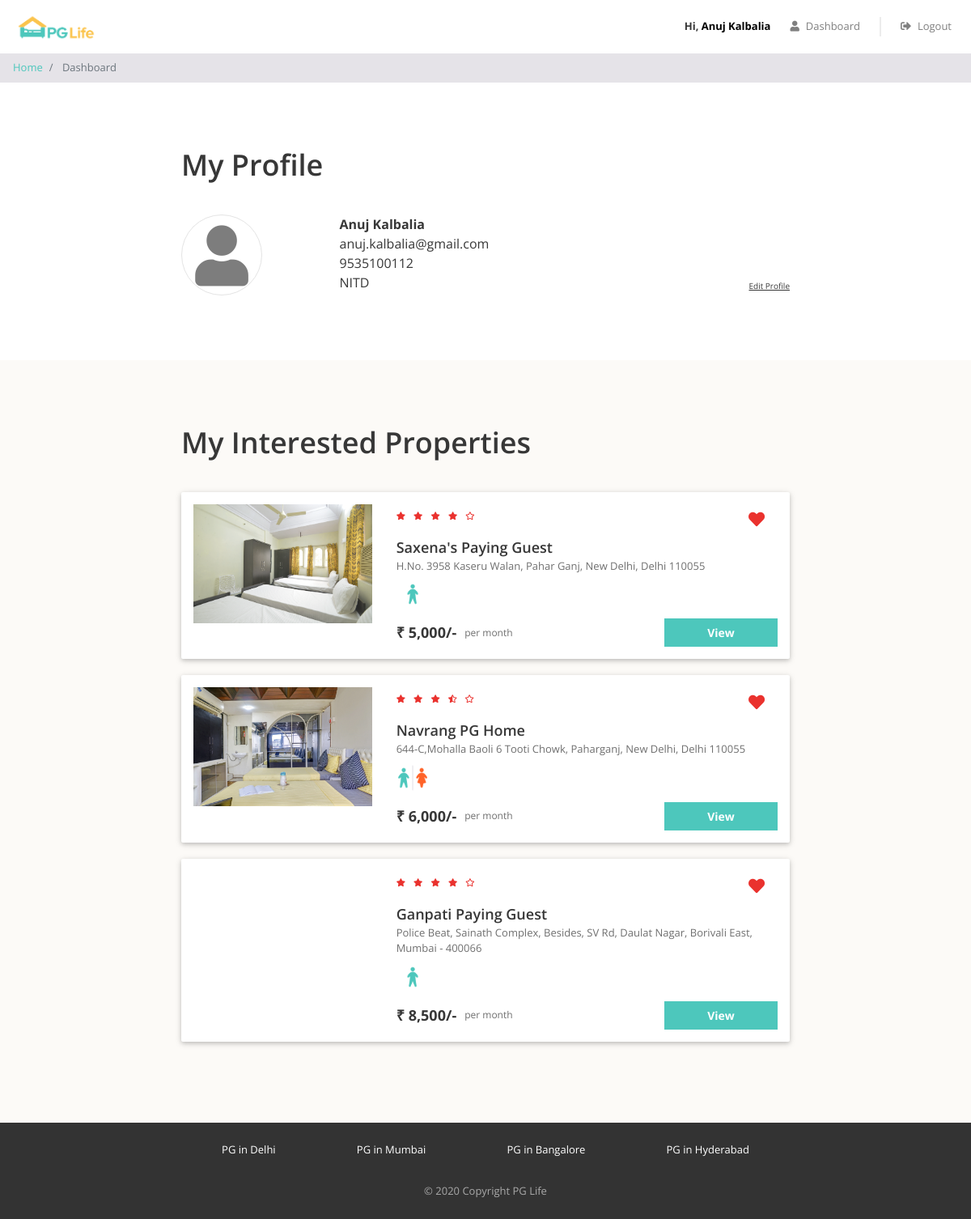
/dashboard.php (signed in), run on the app's committed database.
### tables this page shows
CREATE TABLE users (
    id INT NOT NULL AUTO_INCREMENT,
    email VARCHAR(100) NOT NULL,
    password VARCHAR(100) NOT NULL,
    full_name VARCHAR(100) NOT NULL,
    phone VARCHAR(20) NOT NULL,
    gender ENUM('male', 'female') NOT NULL,
    college_name VARCHAR(100) NOT NULL,
    PRIMARY KEY(id)
);

CREATE TABLE interested_users_properties (
    id INT NOT NULL AUTO_INCREMENT,
    user_id INT NOT NULL,
    property_id INT NOT NULL,
    PRIMARY KEY (id),
    FOREIGN KEY (user_id) REFERENCES users(id),
    FOREIGN KEY (property_id) REFERENCES properties(id)
);

CREATE TABLE properties(
    id INT NOT NULL AUTO_INCREMENT,
    city_id INT NOT NULL,
    name VARCHAR(100) NOT NULL,
    address VARCHAR(255) NOT NULL,
    description LONGTEXT NOT NULL,
    gender ENUM('male', 'female','unisex') NOT NULL,
    rent INT NOT NULL,
    rating_clean FLOAT(2,1) NOT NULL,
    rating_food FLOAT(2,1) NOT NULL,
    rating_safety FLOAT(2,1) NOT NULL,
    PRIMARY KEY(id),
    FOREIGN KEY (city_id) REFERENCES cities(id)
);

### dashboard.php (the view, shortened to what this page needs)
<?php
require "includes/database_connect.php";
$user_id = $_SESSION['user_id'];
$sql_1 = "SELECT * FROM users WHERE id = $user_id";
$result_1 = mysqli_query($conn, $sql_1);
$user = mysqli_fetch_assoc($result_1);
$sql_2 = "SELECT *
            FROM interested_users_properties iup
            INNER JOIN properties p ON iup.property_id = p.id
            WHERE iup.user_id = $user_id";
$result_2 = mysqli_query($conn, $sql_2);
$interested_properties = mysqli_fetch_all($result_2, MYSQLI_ASSOC);
?>
<!DOCTYPE html>
<html lang="en">
<head>
    <?php
    include "includes/head_links.php";
    ?>
    <link href="css/dashboard.css" rel="stylesheet" />
</head>
<body>
    <?php
    include "includes/header.php";
    ?>
    <nav aria-label="breadcrumb">
        <ol class="breadcrumb py-2">
            <li class="breadcrumb-item">
                <a href="index.php">Home</a>
            </li>
            <li class="breadcrumb-item active" aria-current="page">
                Dashboard
            </li>
        </ol>
    </nav>
    <div class="my-profile page-container">
        <h1>My Profile</h1>
        <div class="row">
            <div class="col-md-3 profile-img-container">
                <i class="fas fa-user profile-img"></i>
            </div>
            <div class="col-md-9">
                <div class="row no-gutters justify-content-between align-items-end">
                    <div class="profile">
                        <div class="name"><?= $user['full_name'] ?></div>
                        <div class="email"><?= $user['email'] ?></div>
                        <div class="phone"><?= $user['phone'] ?></div>
                        <div class="college"><?= $user['college_name'] ?></div>
                    </div>
                    <div class="edit">
                        <div class="edit-profile">Edit Profile</div>
                    </div>
                </div>
            </div>
        </div>
    </div>
    <?php
    if (count($interested_properties) > 0) {
    ?>
        <div class="my-interested-properties">
            <div class="page-container">
                <h1>My Interested Properties</h1>
                <?php
                foreach ($interested_properties as $property) {
                    $property_images = glob("img/properties/" . $property['id'] . "/*");
                ?>
                    <div class="property-card property-id-<?= $property['id'] ?> row">
                        <div class="image-container col-md-4">
                            <img src="<?= $property_images[0] ?>" />
                        </div>
                        <div class="content-container col-md-8">
                            <div class="row no-gutters justify-content-between">
                                <?php
                                $total_rating = ($property['rating_clean'] + $property['rating_food'] + $property['rating_safety']) / 3;
                                $total_rating = round($total_rating, 1);
                                ?>
                                <div class="star-container" title="<?= $total_rating ?>">
                                    <?php
                                    $rating = $total_rating;
                                    for ($i = 0; $i < 5; $i++) {
                                        if ($rating >= $i + 0.8) {
                                    ?>
                                            <i class="fas fa-star"></i>
                                        <?php
                                        } elseif ($rating >= $i + 0.3) {
                                        ?>
                                            <i class="fas fa-star-half-alt"></i>
                                        <?php
                                        } else {
                                        ?>
                                            <i class="far fa-star"></i>
                                    <?php
                                        }
                                    }
                                    ?>
                                </div>
                                <div class="interested-container">
                                    <i class="is-interested-image fas fa-heart" property_id="<?= $property['id'] ?>"></i>
                                </div>
                            </div>
                            <div class="detail-container">
                                <div class="property-name"><?= $property['name'] ?></div>
                                <div class="property-address"><?= $property['address'] ?></div>
                                <div class="property-gender">
                                    <?php
                                    if ($property['gender'] == "male") {
                                    ?>
                                        <img src="img/male.png">
                                    <?php
                                    } elseif ($property['gender'] == "female") {
                                    ?>
                                        <img src="img/female.png">
                                    <?php
                                    } else {
                                    ?>
                                        <img src="img/unisex.png">
                                    <?php
                                    }
                                    ?>
                                </div>
                            </div>
                            <div class="row no-gutters">
                                <div class="rent-container col-6">
                                    <div class="rent">₹ <?= number_format($property['rent']) ?>/-</div>
                                    <div class="rent-unit">per month</div>
                                </div>
                                <div class="button-container col-6">
                                    <a href="property_detail.php?property_id=<?= $property['id'] ?>" class="btn btn-primary">View</a>
                                </div>
                            </div>
                        </div>
                    </div>
                <?php
                }
                ?>
            </div>
        </div>
    <?php
    }
    ?>
    <?php
    include "includes/footer.php";
    ?>
</body>
</html>

### includes/head_links.php (shortened to what this page needs)
<link href="css/bootstrap.min.css" rel="stylesheet" />
<link href="https://use.fontawesome.com/releases/v5.11.2/css/all.css" rel="stylesheet" />
<link href="css/common.css" rel="stylesheet" />

### includes/header.php (shortened to what this page needs)
<div class="header sticky-top">
    <nav class="navbar navbar-expand-md navbar-light">
        <a class="navbar-brand" href="index.php">
            <img src="img/logo.png" />
        </a>
        <div class="collapse navbar-collapse justify-content-end" id="my-navbar">
            <ul class="navbar-nav">
                <?php
                if (!isset($_SESSION["user_id"])) {
                ?>
                    <li class="nav-item">
                        <a class="nav-link" href="#" data-toggle="modal" data-target="#signup-modal">
                            <i class="fas fa-user"></i>Signup
                        </a>
                    </li>
                    <div class="nav-vl"></div>
                    <li class="nav-item">
                        <a class="nav-link" href="#" data-toggle="modal" data-target="#login-modal">
                            <i class="fas fa-sign-in-alt"></i>Login
                        </a>
                    </li>
                <?php
                } else {
                ?>
                    <div class='nav-name'>
                        Hi, <a href="./index.php" style = "text-decoration: none ; color: black;"><?php echo $_SESSION["full_name"] ?></a>
                    </div>
                    <li class="nav-item">
                        <a class="nav-link" href="dashboard.php">
                            <i class="fas fa-user"></i>Dashboard
                        </a>
                    </li>
                    <div class="nav-vl"></div>
                    <li class="nav-item">
                        <a class="nav-link" href="logout.php">
                            <i class="fas fa-sign-out-alt"></i>Logout
                        </a>
                    </li>
                <?php
                }
                ?>
            </ul>
        </div>
    </nav>
</div>

### includes/footer.php (shortened to what this page needs)
<div class="footer">
    <div class="page-container footer-container">
        <div class="footer-cities">
            <div class="footer-city">
                <a href="property_list.php?city=Delhi">PG in Delhi</a>
            </div>
            <div class="footer-city">
                <a href="property_list.php?city=Mumbai">PG in Mumbai</a>
            </div>
            <div class="footer-city">
                <a href="property_list.php?city=Bengaluru">PG in Bangalore</a>
            </div>
            <div class="footer-city">
                <a href="property_list.php?city=Hyderabad">PG in Hyderabad</a>
            </div>
        </div>
        <div class="footer-copyright">© 2020 Copyright PG Life </div>
    </div>
</div>

### css/common.css (style rules this page uses)
* { box-sizing: border-box; font-family: 'Open Sans', sans-serif; }
body { color: #373737; font-size: 16px; position: relative; }
h1, h2, h3, h4, h5, h6 { font-weight: 600; }
h1 { font-size: 36px; margin-bottom: 40px; }
.btn-primary, .btn-warning, .btn-danger { color: white; font-weight: bold; }
.breadcrumb { background-color: #e5e3e8; font-size: 13px; border-radius: 0px; margin-bottom: 0px; }
.page-container { max-width: 800px; padding: 80px 24px; margin: auto; }
.header { background-color: white; font-size: 13px; }
.header .navbar .navbar-brand img { height: 40px; }
.header .navbar .nav-item i { margin-right: 8px; }
.header .nav-vl { border-left: 2px solid #d6d6d678; height: 24px; margin: auto 16px; display: block; }
.header .nav-name { font-weight: bold; margin: auto 16px; }
.footer { background-color: #333333; font-size: 13px; }
.footer-container { padding: 24px; }
.footer-cities { display: flex; flex-wrap: wrap; justify-content: space-around; }
.footer-city { margin-bottom: 8px; text-align: center; }
.footer-city a { color: #ffffff; }
.footer-copyright { color: #a9a9a9; text-align: center; padding-top: 24px; }

### css/dashboard.css (style rules this page uses)
.profile-img { color: #7d7d7d; font-size: 75px; text-align: center; border: 1px solid #e4e4e4; border-radius: 50%; height: 100px; width: 100px; line-height: 100px; }
.profile .name { font-weight: bold; }
.edit-profile { font-size: 10px; text-decoration: underline; cursor: pointer; }
.my-interested-properties { background-color: #fcfaf7; }
.property-card { background-color: #ffffff; border-radius: 2px; padding: 15px 0px; margin: 20px auto; box-shadow: 0 2px 5px 0 rgba(0, 0, 0, 0.16), 0 2px 10px 0 rgba(0, 0, 0, 0.12); }
.image-container { text-align: center; }
.image-container img { width: 100%; max-width: 300px; }
.star-container i { color: #EA322E; font-size: 10px; margin-right: 6px; }
.interested-container { text-align: center; padding: 8px 16px; }
.interested-container i { color: #EA322E; font-size: 20px; cursor: pointer; }
.detail-container { padding-bottom: 10px; }
.property-name { font-size: 18px; font-weight: 600; }
.property-address { color: #6f6f6f; font-size: 13px; padding-bottom: 5px; }
.property-gender img { width: 40px; }
.rent-container { display: flex; align-items: center; }
.rent { font-size: 18px; font-weight: bold; padding-right: 10px; }
.rent-unit { color: #6f6f6f; font-size: 12px; }
.button-container .btn { font-size: 14px; border-radius: 0px; width: 140px; float: right; }

### data on the page
users: full_name "Anuj Kalbalia", email "anuj.kalbalia@gmail.com", phone "9535100112", college_name "NITD"
interested_users_properties: shows a picture, property.name "Saxena's Paying Guest", property.address "H.No. 3958 Kaseru Walan, Pahar Ganj, New Delhi, Delhi 110055", property.rent "5,000"
interested_users_properties: shows a picture, property.name "Navrang PG Home", property.address "644-C,Mohalla Baoli 6 Tooti Chowk, Paharganj, New Delhi, Delhi 110055", property.rent "6,000"
interested_users_properties: property.name "Ganpati Paying Guest", property.address "Police Beat, Sainath Complex, Besides, SV Rd, Daulat Nagar, Borivali East, Mumbai - 400066", property.rent "8,500"

### other printed values
$_SESSION["full_name"] "Anuj Kalbalia"
